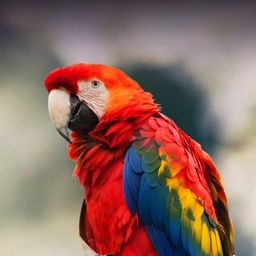
#> input picture edgeDetection(Robert, Sobel, Prewitt)/scarlett.jpg, 256 x 256 px, shrunk from 600 x 600 before the run
$ python assignment11.py
#> lines starting #> are read from the running program, lines starting #| are printed output that depends on the picture
import numpy as np
import cv2 as cv
import matplotlib.pyplot as plt


def filter(kx, ky, img):
    m = int(np.floor(len(kx) / 2))
    n = int(np.floor(len(list(zip(*kx)))) / 2)
    rows, cols = img.shape
    filtered_img = np.zeros((rows, cols), np.uint8)
    for i in range(m, rows - m):
        for j in range(n, cols - n):
            sumx = sumy = 0
            for x in range(-m, m + 1, 1):
                for y in range(-n, n + 1, 1):
                    sumx = sumx + (img[i + x, j + y] * kx[m + x][n + y])
                    sumy = sumy + (img[i + x, j + y] * ky[m + x][n + y])
            filtered_img[i, j] = abs(sumx) + abs(sumy)
    return filtered_img


img = cv.imread("scarlett.jpg", 0)
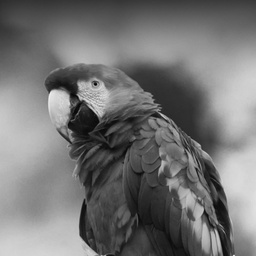
#> img: shape (256, 256); min 0, max 238, mean 115.8

y = [[0, 0, 0], [0, -1, 0], [0, 0, 1]]
x = [[0, 0, 0], [0, 0, -1], [0, 1, 0]]
robert = filter(x, y, img)
#> after the loop in filter, `for i in range(m, rows - m):`:
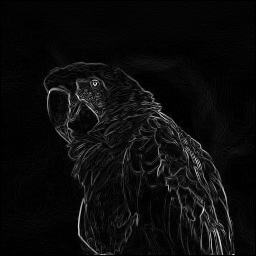
#> filtered_img: shape (256, 256); min 0, max 255, mean 11.8
y = [[-1, -2, -1], [0, 0, 0], [1, 2, 1]]
x = [[-1, 0, 1], [-2, 0, 2], [-1, 0, 1]]
sobel = filter(x, y, img)
#> after the loop in filter (call 2), `for i in range(m, rows - m):`:
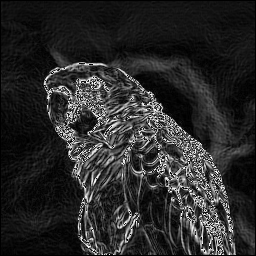
#> filtered_img: shape (256, 256); min 0, max 254, mean 42
y = [[-1, -1, -1], [0, 0, 0], [1, 1, 1]]
x = [[-1, 0, 1], [-1, 0, 1], [-1, 0, 1]]
prewitt = filter(x, y, img)
#> after the loop in filter (call 3), `for i in range(m, rows - m):`:
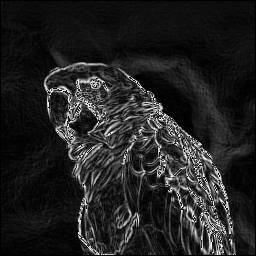
#> filtered_img: shape (256, 256); min 0, max 255, mean 34.4

fig = plt.figure(figsize=(17, 12))
fig.add_subplot(2, 2, 1)
plt.imshow(img)
plt.axis('off')
plt.title('Original image')

fig.add_subplot(2, 2, 2)
plt.imshow(robert)
plt.axis('off')
plt.title('Robert filter')

fig.add_subplot(2, 2, 3)
plt.imshow(sobel)
plt.axis('off')
plt.title('Sobel filter')

fig.add_subplot(2, 2, 4)
plt.imshow(prewitt)
plt.axis('off')
plt.title('Prewitt filter')

plt.show()
